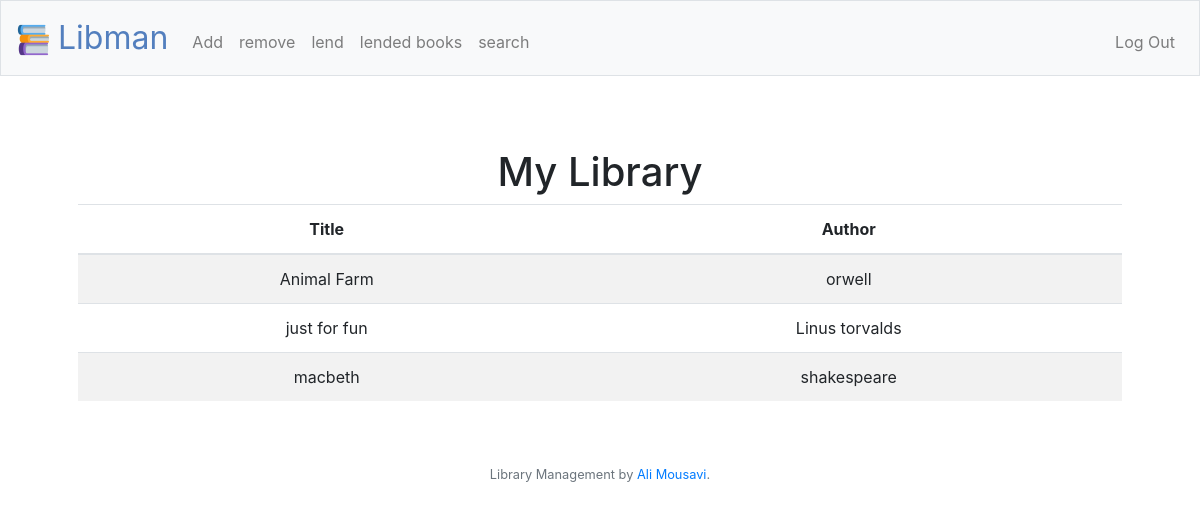
Page / (signed in) on the earlier database version.
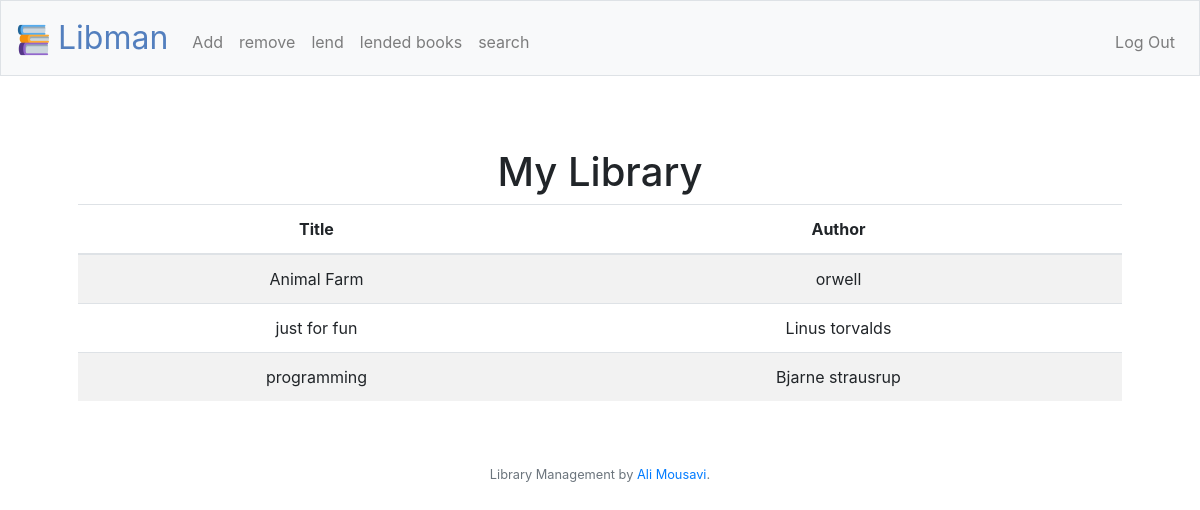
Same page on the later database version.
### tables this page shows
CREATE TABLE 'books' (id INTEGER, title TEXT NOT NULL, author TEXT NOT NULL, user TEXT NOT NULL, PRIMARY KEY(id));

### application.py (the view)
@app.route("/")
@login_required
def index():
    person = db.execute("SELECT username FROM users WHERE id=?", session["user_id"])
    name = person[0]
    person = name['username']
    books = db.execute("SELECT title,author FROM books WHERE user = ? ORDER BY title", person)
    return render_template("index.html",books=books)

### application.py (called while the page is built)
@app.after_request
def after_request(response):
    response.headers["Cache-Control"] = "no-cache, no-store, must-revalidate"
    response.headers["Expires"] = 0
    response.headers["Pragma"] = "no-cache"
    return response

### helpers.py (called while the page is built)
def login_required(f):
    @wraps(f)
    def decorated_function(*args, **kwargs):
        if session.get("user_id") is None:
            return redirect("/welcome")
        return f(*args, **kwargs)
    return decorated_function

### templates/index.html (shortened to what this page needs)
{% extends "layout.html" %}
{% block main %}
    <table  class="table table-striped">
        <thead>
            <tr>
                <th>Title</th>
                <th>Author</th>
            </tr>
        </thead>
        <tbody>
            <br>
            <h1>My Library</h1>
            {% for book in books  %}
                <tr>
                    <td>{{ book['title'] }}</td>
                    <td>{{ book['author'] }}</td>
            {% endfor %}
        </tbody>
    </table>
{% endblock %}

### templates/layout.html (shortened to what this page needs)
<!DOCTYPE html>
<html lang="en">
    <head>
        <link rel="stylesheet" href="https://cdn.jsdelivr.net/npm/bootstrap@4.5.3/dist/css/bootstrap.min.css">
        <link href="/static/styles.css" rel="stylesheet">
    </head>
    <body>
        <nav class="navbar navbar-expand-md navbar-light bg-light border">
            <a class="navbar-brand" href="/"><img src="/static/favicon-32x32.png"><span class="blue">   Libman</span></a>
            <div class="collapse navbar-collapse" id="navbar">
                {% if session.user_id %}
                    <ul class="navbar-nav mr-auto mt-2">
                        <li class="nav-item"><a class="nav-link" href="/add">Add</a></li>
                        <li class="nav-item"><a class="nav-link" href="/remove">remove</a></li>
                        <li class="nav-item"><a class="nav-link" href="/lend">lend</a></li>
                        <li class="nav-item"><a class="nav-link" href="/lended">lended books</a></li>
                        <li class="nav-item"><a class="nav-link" href="/search">search</a></li>
                    </ul>
                    <ul class="navbar-nav ml-auto mt-2">
                        <li class="nav-item"><a class="nav-link" href="/logout">Log Out</a></li>
                    </ul>
                {% else %}
                    <ul class="navbar-nav ml-auto mt-2">
                        <li class="nav-item"><a class="nav-link" href="/register">Register</a></li>
                        <li class="nav-item"><a class="nav-link" href="/login">Log In</a></li>
                    </ul>
                {% endif %}
            </div>
        </nav>
        <main class="container p-5">
            {% block main %}{% endblock %}
        </main>
        <footer class="small text-center text-muted">
            Library Management by <a href="https://www.github.com/sealimousavi">Ali Mousavi</a>.
        </footer>
    </body>
</html>

### static/styles.css (style rules this page uses)
nav .navbar-brand { font-size: xx-large; }
nav .navbar-brand .blue { color: #537fbe; }
main { overflow-x: auto; text-align: center; }

Differences in the rows shown:
removed books: title "macbeth", author "shakespeare"
added books: title "programming", author "Bjarne strausrup"
